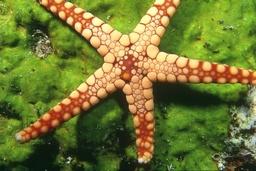
#> input picture פרק 7 - אשכול/star.jpg, 256 x 171 px, shrunk from 481 x 321 before the run
$ jupyter execute Clustering.ipynb
#> lines starting #> are read from the running program, lines starting #| are printed output that depends on the picture; after the words box and inside, x2 and y2 are one past the last pixel; in counts of white or black regions, pixels touching at a corner belong together; long printed decimals are rounded
## Kmeans:

[cell 1]
import numpy as np
import cv2
from sklearn.cluster import KMeans, AgglomerativeClustering
from sklearn.metrics import silhouette_score, calinski_harabasz_score
import matplotlib.pyplot as plt

# Load the image
image = cv2.imread('star.jpg')  # Update with the actual file path
#> image is the input picture: shape (171, 256, 3); mean B, G, R 50.3, 118.7, 113.8
image_rgb = cv2.cvtColor(image, cv2.COLOR_BGR2RGB)

# Reshape image for clustering
h, w, c = image_rgb.shape
#> h = 171; w = 256; c = 3
coords = np.indices((h, w)).reshape(2, -1).T  # Pixel coordinates
color_features = image_rgb.reshape(-1, 3)  # RGB features
combined_features = np.hstack((color_features, coords))  # Color + distance

# K-means on color only
kmeans_color = KMeans(n_clusters=2, random_state=42).fit(color_features)
segmented_color = kmeans_color.labels_.reshape(h, w)
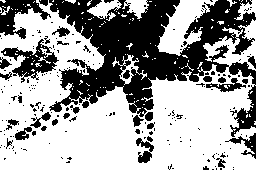
#> segmented_color: shape (171, 256) int32; values 0 (black) and 1 (white), 62.8% white; 207 black regions (173 under 20 px), largest, box (x1, y1, x2, y2) and area: (49, 0, 256, 137) 11948, (1, 39, 59, 83) 939, (0, 0, 51, 39) 850

# K-means on color + distance
kmeans_combined = KMeans(n_clusters=2, random_state=42).fit(combined_features)
segmented_combined = kmeans_combined.labels_.reshape(h, w)
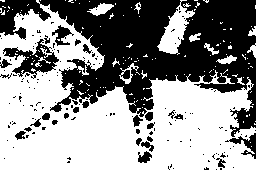
#> segmented_combined: shape (171, 256) int32; values 0 (black) and 1 (white), 56.9% white; 159 black regions (132 under 20 px), largest, box (x1, y1, x2, y2) and area: (0, 0, 256, 137) 16254, (3, 39, 59, 79) 854, (225, 133, 256, 159) 254

# Evaluate K-means (color only)
print("Kmeans color only:")
silhouettec = silhouette_score(color_features, kmeans_color.labels_)
#> silhouettec = 0.479
calinski_harabaszc = calinski_harabasz_score(color_features, kmeans_color.labels_)
#> calinski_harabaszc = 57483.5

print("Silhouette Score (K-means, Color only):", silhouettec)
#| Silhouette Score (K-means, Color only): 0.4791
print("Calinski-Harabasz Index (K-means, Color only):", calinski_harabaszc)
#| Calinski-Harabasz Index (K-means, Color only): 57483.464

# Evaluate K-means (color + distance example)
print("Kmeans color+distance:")
silhouette = silhouette_score(combined_features, kmeans_combined.labels_)
calinski_harabasz = calinski_harabasz_score(combined_features, kmeans_combined.labels_)

print("Silhouette Score (K-means, Color + Distance):", silhouette)
print("Calinski-Harabasz Index (K-means, Color + Distance):", calinski_harabasz)

plt.figure(figsize=(10, 10))
plt.subplot(1, 3, 1)
plt.imshow(image_rgb)
plt.title("Original Image")

plt.subplot(1, 3, 2)
plt.imshow(segmented_color, cmap='gray')
plt.title("K-means: Color Only")

plt.subplot(1, 3, 3)
plt.imshow(segmented_combined, cmap='gray')
plt.title("K-means: Color + Distance")
plt.show()
